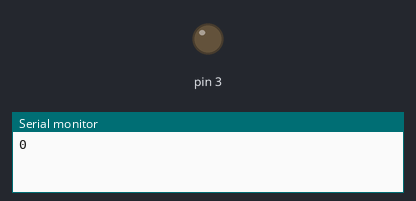
Simulated run of this sketch. Board: Arduino Uno, built with avr-gcc and run on an emulated ATmega328P. Shown: output pins drawn as LEDs (lit = HIGH), the last lines printed to the serial monitor.

Above: at 0.05 s.
At 1.65 s:
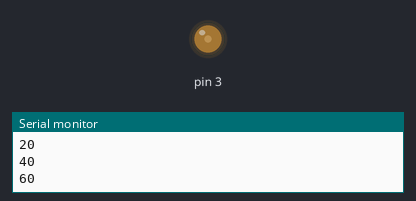
At 3.25 s:
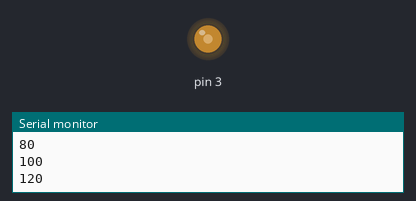
At 6.5 s:
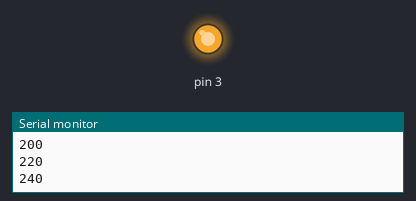
Timing chart, 0 to 8.5 s (numbered marks = the images above):
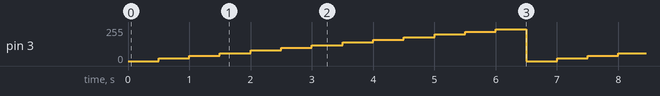

Measured:
- by itself, pin 3: repeats every 6.5 s: 40/255 0.50 s, 60/255 0.50 s, 80/255 0.50 s, 100/255 0.50 s, 120/255 0.50 s, 140/255 0.50 s, 160/255 0.50 s, 180/255 0.50 s, 200/255 0.50 s, 220/255 0.50 s, 240/255 0.50 s, 0/255 0.50 s, 20/255 0.50 s

The sketch:

sketch_nov29a.ino
```cpp
void setup() {
  // put your setup code here, to run once:
pinMode(3,OUTPUT);
analogWrite(3,0);
Serial.begin(9600);
}

void loop() {
  // put your main code here, to run repeatedly:

  for(int i=0;i<255;i+=20){
    Serial.println(i);
analogWrite(3,i);
delay(500);
  }

}
```
